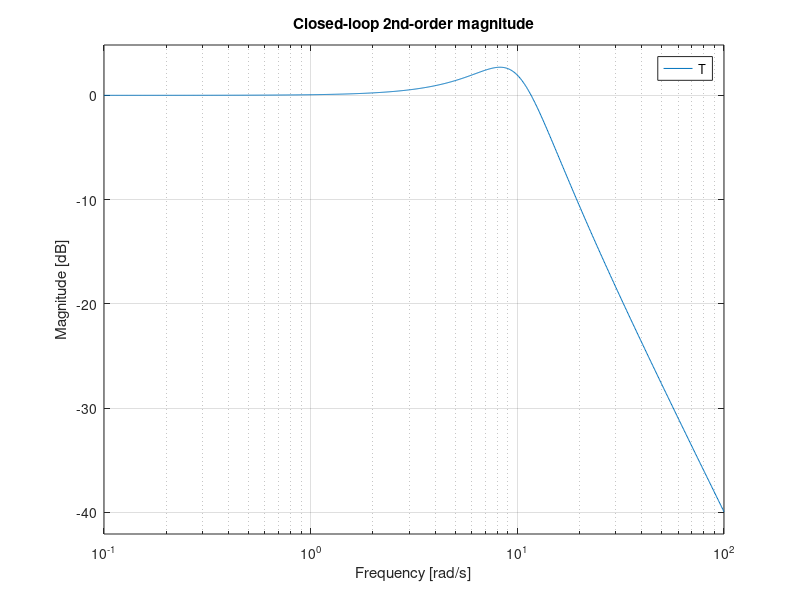

Write the MATLAB code that produced this figure.
% Parameters
wn   = 10;    % natural frequency [rad/s]
zeta = 0.4;   % damping ratio

% Closed-loop 2nd-order transfer function T(s)
s = tf('s');
T = wn^2 / (s^2 + 2*zeta*wn*s + wn^2);

% Bode data (frequency response)
w = logspace(-1, 2, 2000);
[mag, phase, wout] = bode(T, w);
mag = squeeze(mag);    % N-by-1
phase = squeeze(phase);

% Resonant peak and frequency
[Mr_num, idxMr] = max(mag);
wr_num = wout(idxMr);

% -3 dB bandwidth
mag0   = mag(1);
target = mag0 / sqrt(2);
idxBw  = find(mag <= target, 1, 'first');
wb_num = wout(idxBw);

fprintf('Numeric Mr  = %.3f\n', Mr_num);
fprintf('Numeric wr  = %.3f rad/s\n', wr_num);
fprintf('Numeric wb  = %.3f rad/s\n', wb_num);

% Compare to analytic expressions (if valid)
if zeta < 1/sqrt(2)
    wr_analytic = wn * sqrt(1 - 2*zeta^2);
    Mr_analytic = 1 / (2*zeta*sqrt(1 - zeta^2));
    fprintf('Analytic wr = %.3f rad/s\n', wr_analytic);
    fprintf('Analytic Mr = %.3f\n',     Mr_analytic);
end

% Plot Bode magnitude
figure;
bodemag(T, {0.1, 100});
grid on;
title('Closed-loop 2nd-order magnitude');

% Simulink remark:
% A Simulink model could use a Transfer Fcn block with numerator [wn^2]
% and denominator [1, 2*zeta*wn, wn^2] to represent the closed-loop joint.
% Tools like "Linear Analysis" can compute bandwidth directly from the model.
